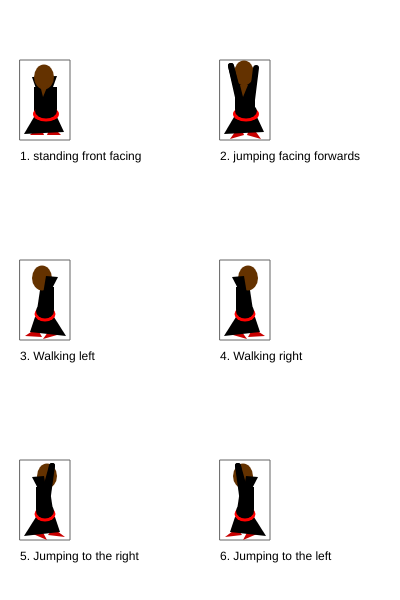
Frame 1 (no input)
Frame 60 (no input): identical to frame 1, image omitted
Frame 120 (the mouse pressed at the canvas centre since frame 60): identical to frame 1, image omitted

The p5.js sketch that drew this single still picture (run headless with seeded random() and noise() and a simulated clock; from frame 60 on, the mouse is pressed at the canvas centre):

// p5.js sketch
// ── sketch.js
/*

The Game Project

Week 2 - part a

Use p5 drawing functions such as rect, ellipse, line, triangle and
point to draw the different states of your game character.

Write the code so that your character appears inside the box for each
state.

Each state is worth two marks:

//standing front facing = 2
//jumping facing forwards = 2
//walking left = 2
//walking right = 2
//jumping left and jumping right = 2

0 marks = not a reasonable attempt
1 mark = attempted but it's messy or lacks detail
2 marks = you've used lots of shape functions to create a detailed
game character

** Only submit your sketch.js **

*/

function setup()
{
    createCanvas(400, 600);
}

function draw()
{
    background(255);

//Standing, facing frontwards
    stroke(100);
    noFill();
    rect(20, 60, 50, 80);
    noStroke();
    fill(0);
    text("1. standing front facing", 20, 160);

    //draw person

	//feet
	fill(200,0,0)
	triangle(40,125,30,135,44,135)
	triangle(51,125,47,135,61,135)

    //robe
    fill(0);
    rect(34,87,23,30);
    triangle(44,112,32,77,57,76);
    quad(34,117,57,117,64,132,24,134)

    //head
    fill(100,50,0);
    ellipse(44,77,20,25);
	triangle(43,97,40,85,48,85);

    //belt
    fill(255,0,0)
    ellipse(46,114,26,15);
    fill(0);
    ellipse(46,111,22,15)


//Jumping facing forwards
    stroke(100);
    noFill();
    rect(220, 60, 50, 80);
    noStroke();
    fill(0);
    text("2. jumping facing forwards", 220, 160);

	//feet
	fill(200,0,0)
	triangle(240,125,230,139,244,135)
	triangle(251,125,247,135,261,139)

    //robe
    fill(0);
    rect(235,87,20,30);
    triangle(244,112,232,77,257,76);
    quad(234,117,257,117,264,132,224,134)

    //head
    fill(100,50,0);
    ellipse(244,73,20,25);
	triangle(243,97,240,85,248,85);

	//arms
 	stroke(0);
    strokeWeight(6);

    // left
    line(240,100,231,66);
    line(240,106,231,66);

    //right
    line(252,100,256,68);

    //reset parametres - post arms
    strokeWeight(1);
    noStroke();

    //belt
    fill(255,0,0)
    ellipse(246,114,26,15);
    fill(0);
    ellipse(246,111,22,15)


//Walking, turned left
//order of shapes (right-left) is reversed

    stroke(100);
    noFill();
    rect(20, 260, 50, 80);
    noStroke();
    fill(0);
    text("3. Walking left", 20, 360);

    //Add your code here ...

	//feet
	fill(200,0,0)
	triangle(37,328,42,337,25,336)
	triangle(53,325,43,339,57,335)

	//robe
	fill(0);
	rect(40,287,14,30);
	triangle(40,290,54,317,36,317)
	quad(54,317,35,317,30,332,66,336);

	//head
    fill(100,50,0);
    ellipse(42,278,20,25);

	//collar
	fill(0)
	triangle(40,312,58,277,46,276);

    //belt
    fill(255,0,0)
    ellipse(45,314,21,15);
    fill(0);
    ellipse(45,311,18,15)


//Walking, turned right
    stroke(100);
    noFill();
    rect(220,260, 50, 80);
    noStroke();
    fill(0);
    text("4. Walking right", 220, 360);

    //Add your code here ...

	//feet
	fill(200,0,0)
	triangle(237,325,247,339,233,335)
	triangle(253,328,248,337,265,336)

	//robe
	fill(0);
	rect(236,287,14,30);
	triangle(250,290,236,317,254,317)
	quad(236,317,255,317,260,332,224,336);

	//head
    fill(100,50,0);
    ellipse(248,278,20,25);

	//collar
	fill(0)
	triangle(250,312,232,277,244,276);

    //belt
    fill(255,0,0)
    ellipse(245,314,21,15);
    fill(0);
    ellipse(245,311,18,15)


//Jumping right
    stroke(100);
    noFill();
    rect(20, 460, 50, 80);
    noStroke();
    fill(0);
    text("5. Jumping to the right", 20, 560);

    //Add your code here ...

   //feet
	fill(200,0,0)
	triangle(39,525,47,540,33,534)
	triangle(53,528,48,535,65,537)

	//robe
	fill(0);
	rect(36,487,14,30);
	triangle(50,490,36,517,54,517)
	quad(36,517,55,517,60,532,24,536);

	//head
    fill(100,50,0);
    ellipse(47,476,20,25);

	//collar
	fill(0)
	triangle(50,512,32,477,44,476);

    //belt
    fill(255,0,0)
    ellipse(45,514,21,15);
    fill(0);
    ellipse(45,511,18,15)

    //arm
    stroke(0);
	strokeWeight(6);
    line(48,495,52,466);
    line(44,495,52,466);

    //reset parametres - post arm
    strokeWeight(1);
    noStroke();


//Jumping to the left
//order of shapes (right-left) is reversed
    stroke(100);
    noFill();
    rect(220, 460, 50, 80);
    noStroke();
    fill(0);
    text("6. Jumping to the left", 220, 560);

    //Add your code here ...

	//feet
	fill(200,0,0)
	triangle(251,525,243,540,257,534)
	triangle(237,528,242,535,225,537)

	//robe
	fill(0);
	rect(240,487,14,30);
	triangle(240,490,254,517,236,517)
	quad(254,517,235,517,230,532,266,536);

	//head
    fill(100,50,0);
    ellipse(243,476,20,25);

	//collar
	fill(0)
	triangle(240,512,258,477,246,476);

    //belt
    fill(255,0,0)
    ellipse(245,514,21,15);
    fill(0);
    ellipse(245,511,18,15)

    //arm
    stroke(0);
	strokeWeight(6);
    line(242,495,238,466);
    line(246,495,238,466);

    //reset parametres - post arm
    strokeWeight(1);
    noStroke();

}
